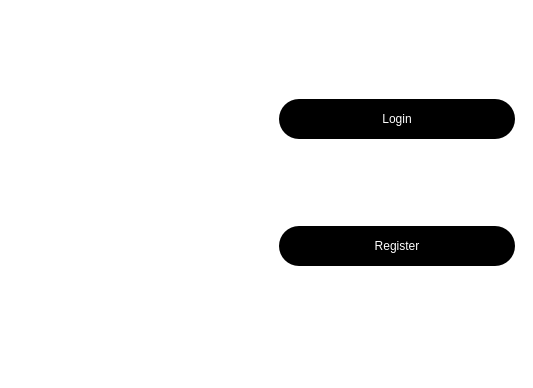
<?xml version="1.0" encoding="UTF-8"?>
<ui version="4.0">
 <class>MainWindow</class>
 <widget class="QMainWindow" name="MainWindow">
  <property name="geometry">
   <rect>
    <x>0</x>
    <y>0</y>
    <width>533</width>
    <height>388</height>
   </rect>
  </property>
  <property name="windowTitle">
   <string>Tatto Studio</string>
  </property>
  <property name="windowIcon">
   <iconset resource="picture.qrc">
    <normaloff>:/new/photo/flower.jpg</normaloff>:/new/photo/flower.jpg</iconset>
  </property>
  <property name="styleSheet">
   <string notr="true">background-color: rgb(255, 255, 255);
</string>
  </property>
  <widget class="QWidget" name="centralwidget">
   <layout class="QHBoxLayout" name="horizontalLayout">
    <item>
     <widget class="QLabel" name="label">
      <property name="text">
       <string/>
      </property>
      <property name="pixmap">
       <pixmap resource="picture.qrc">:/new/photo/butterfly.jpg</pixmap>
      </property>
     </widget>
    </item>
    <item>
     <widget class="QWidget" name="widget" native="true">
      <layout class="QVBoxLayout" name="verticalLayout">
       <item>
        <widget class="QPushButton" name="loginPb">
         <property name="styleSheet">
          <string notr="true">QPushButton
{
	background-color: rgb(0, 0, 0);
	color: rgb(255, 255, 255);
border-radius: 20px;
box-shadow: 0 0 20px 10px rgb(240, 158, 255);
width: 50px;
  height: 40px;
}
QPushButton:hover {
               border: 2px solid rgb(200, 200, 200);
            }
QPushButton:pressed {
             background-color: rgb(255, 255, 255);
	        color: rgb(0, 0, 0);
            }</string>
         </property>
         <property name="text">
          <string>Login</string>
         </property>
        </widget>
       </item>
       <item>
        <widget class="QPushButton" name="regitstPb">
         <property name="styleSheet">
          <string notr="true">QPushButton
{
	background-color: rgb(0, 0, 0);
	color: rgb(255, 255, 255);
border-radius: 20px;
box-shadow: 0 0 20px 10px rgb(240, 158, 255);
width: 50px;
  height: 40px;
}
QPushButton:hover {
               border: 2px solid rgb(200, 200, 200);
            }
QPushButton:pressed {
             background-color: rgb(255, 255, 255);
	        color: rgb(0, 0, 0);
            }</string>
         </property>
         <property name="text">
          <string>Register</string>
         </property>
        </widget>
       </item>
      </layout>
     </widget>
    </item>
   </layout>
  </widget>
  <widget class="QMenuBar" name="menubar">
   <property name="geometry">
    <rect>
     <x>0</x>
     <y>0</y>
     <width>533</width>
     <height>21</height>
    </rect>
   </property>
  </widget>
  <widget class="QStatusBar" name="statusbar"/>
 </widget>
 <resources>
  <include location="picture.qrc"/>
 </resources>
 <connections/>
</ui>
